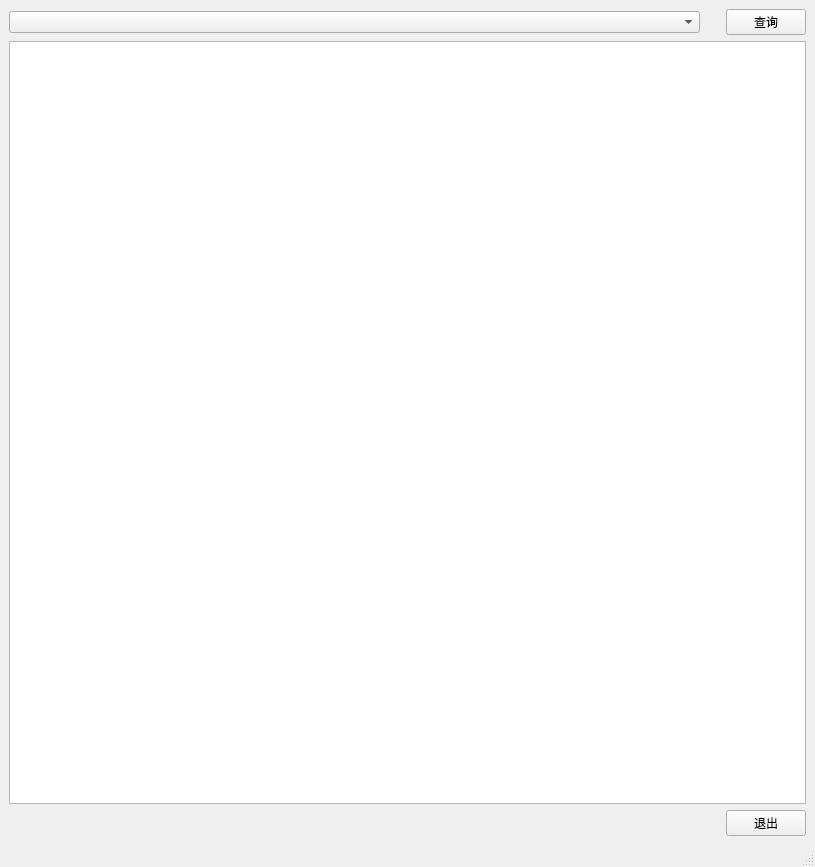
<?xml version="1.0" encoding="UTF-8"?>
<ui version="4.0">
 <class>MainWindow</class>
 <widget class="QMainWindow" name="MainWindow">
  <property name="geometry">
   <rect>
    <x>0</x>
    <y>0</y>
    <width>815</width>
    <height>867</height>
   </rect>
  </property>
  <property name="windowTitle">
   <string>MainWindow</string>
  </property>
  <widget class="QWidget" name="centralwidget">
   <layout class="QGridLayout" name="gridLayout">
    <item row="0" column="0">
     <layout class="QVBoxLayout" name="verticalLayout">
      <item>
       <layout class="QHBoxLayout" name="horizontalLayout">
        <item>
         <widget class="QComboBox" name="comboBox">
          <property name="mouseTracking">
           <bool>false</bool>
          </property>
         </widget>
        </item>
        <item>
         <spacer name="horizontalSpacer">
          <property name="mouseTracking">
           <bool>false</bool>
          </property>
          <property name="orientation">
           <enum>Qt::Horizontal</enum>
          </property>
          <property name="sizeType">
           <enum>QSizePolicy::Fixed</enum>
          </property>
          <property name="sizeHint" stdset="0">
           <size>
            <width>20</width>
            <height>20</height>
           </size>
          </property>
         </spacer>
        </item>
        <item>
         <widget class="QPushButton" name="pushButtonQuery">
          <property name="sizePolicy">
           <sizepolicy hsizetype="Fixed" vsizetype="Fixed">
            <horstretch>0</horstretch>
            <verstretch>0</verstretch>
           </sizepolicy>
          </property>
          <property name="mouseTracking">
           <bool>false</bool>
          </property>
          <property name="text">
           <string>查询</string>
          </property>
         </widget>
        </item>
       </layout>
      </item>
      <item>
       <widget class="QPlainTextEdit" name="plainTextEdit"/>
      </item>
      <item>
       <layout class="QHBoxLayout" name="horizontalLayout_2">
        <item>
         <spacer name="horizontalSpacer_2">
          <property name="orientation">
           <enum>Qt::Horizontal</enum>
          </property>
          <property name="sizeHint" stdset="0">
           <size>
            <width>40</width>
            <height>20</height>
           </size>
          </property>
         </spacer>
        </item>
        <item>
         <widget class="QPushButton" name="pushButtonQuit">
          <property name="sizePolicy">
           <sizepolicy hsizetype="Fixed" vsizetype="Fixed">
            <horstretch>0</horstretch>
            <verstretch>0</verstretch>
           </sizepolicy>
          </property>
          <property name="text">
           <string>退出</string>
          </property>
         </widget>
        </item>
       </layout>
      </item>
     </layout>
    </item>
   </layout>
  </widget>
  <widget class="QMenuBar" name="menubar">
   <property name="geometry">
    <rect>
     <x>0</x>
     <y>0</y>
     <width>815</width>
     <height>22</height>
    </rect>
   </property>
  </widget>
  <widget class="QStatusBar" name="statusbar"/>
 </widget>
 <resources/>
 <connections/>
</ui>
